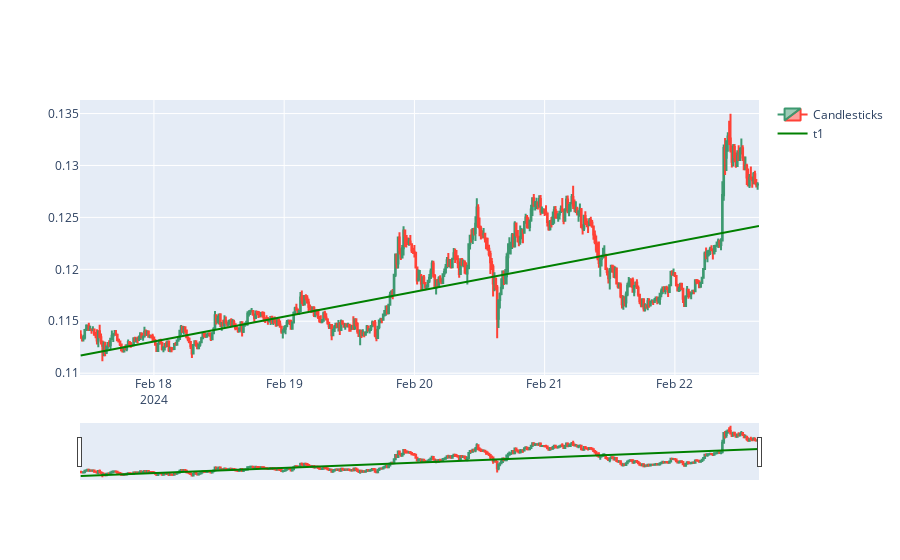

Notebook code for this chart:
### Code cell
chz_chart.plot()

### Figure 1 — Plotly figure (JSON) as saved in the notebook; plotly's stock layout.template omitted (floating-point values rounded to 4 significant figures; data arrays with more than 128 entries replaced by an {"elided": "..."} marker saying what was removed)
{"data": [{"close": {"elided": "500 float values"}, "high": {"elided": "500 float values"}, "low": {"elided": "500 float values"}, "name": "Candlesticks", "open": {"elided": "500 float values"}, "type": "candlestick", "x": {"elided": "500 str values"}}, {"line": {"color": "green"}, "mode": "lines", "name": "t1", "type": "scatter", "x": ["2024-02-17T10:30:00", "2024-02-22T15:30:00"], "y": [0.1117, 0.1242]}], "layout": {"showlegend": true}}
